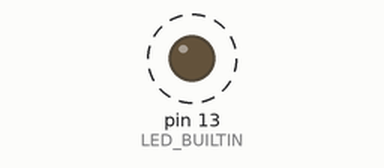
A sketch run on a simulated Arduino Uno, built with avr-gcc and run on an emulated ATmega328P. Shown: output pins drawn as LEDs (lit = HIGH). Dashed ring = blinking.

Above: at 0.5 s.
Timing chart, 0 to 4.7 s (numbered marks = the images above):
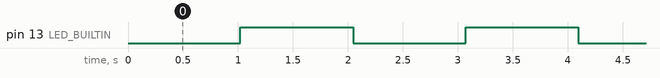

Measured:
- by itself, pin 13 (LED_BUILTIN): alternates HIGH for 1.0 s and LOW for 1.0 s

The sketch:

interrupcao_tempo.ino
```cpp
uint16_t cont;

void setup() {
  //Serial.begin(9600);
  OCR0A = 0xAF;
  TIMSK0 |= _BV(OCIE0A);
  pinMode(LED_BUILTIN, OUTPUT);
}

SIGNAL(TIMER0_COMPA_vect)
{
  cont++;

  if (cont == 1000) {
    digitalWrite(LED_BUILTIN, !(digitalRead(LED_BUILTIN)));
    cont = 0;
  }
}

void loop() {
}
```
